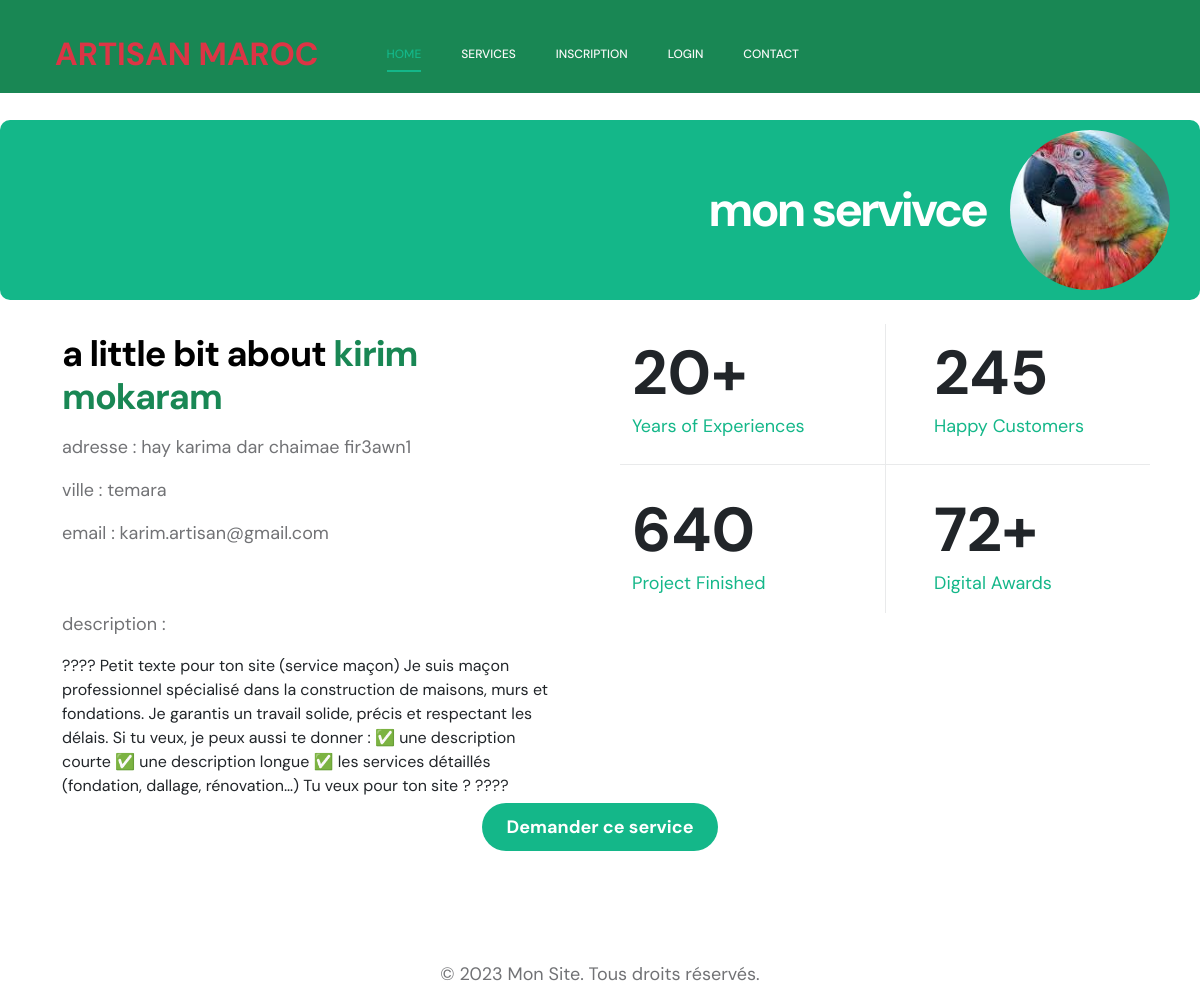
The app's page /srv-demande.php?id=2 with its own data.
### tables this page shows
CREATE TABLE `services` (
  `id` int(11) NOT NULL,
  `artisan_id` int(11) NOT NULL,
  `titre` varchar(150) NOT NULL,
  `description` text DEFAULT NULL,
  `prix` decimal(10,2) DEFAULT NULL,
  `image` varchar(255) NOT NULL
);

CREATE TABLE `artisans` (
  `id` int(11) NOT NULL,
  `utilisateur_id` int(11) NOT NULL,
  `metier_id` int(11) NOT NULL,
  `telephone` varchar(20) DEFAULT NULL,
  `adresse` varchar(255) DEFAULT NULL,
  `ville` varchar(100) DEFAULT NULL
);

CREATE TABLE `utilisateurs` (
  `id` int(11) NOT NULL,
  `nom` varchar(100) NOT NULL,
  `prenom` varchar(100) DEFAULT NULL,
  `email` varchar(100) NOT NULL,
  `mot_de_passe` varchar(255) NOT NULL,
  `role` enum('client','artisan','admin') NOT NULL
);

### srv-demande.php (the view, shortened to what this page needs)
<?php
include 'header-pages.php';
include 'connexion.php';
if (isset($_GET['id'])) {
    $artisan_id = $_GET['id'];
    $stmt = $conn->prepare("
        SELECT
            utilisateurs.nom,
            utilisateurs.prenom,
            utilisateurs.email,
            utilisateurs.role,
            artisans.telephone,
            artisans.adresse,
            artisans.ville
        FROM artisans
        JOIN utilisateurs
        ON artisans.utilisateur_id = utilisateurs.id
        WHERE artisans.id = ?
    ");
    $stmt->bind_param("i", $artisan_id);
    $stmt->execute();
    $result = $stmt->get_result();
    $artisan = $result->fetch_assoc();
    $stmt1 = $conn->prepare("
        SELECT titre, description, prix,image ,id
        FROM services
        WHERE artisan_id = ?
    ");
    $stmt1->bind_param("i", $artisan_id);
    $stmt1->execute();
    $result1 = $stmt1->get_result();
    $services = $result1->fetch_assoc();
}
?>
<!doctype html>
<html lang="en">
<head>
    <link href="css/bootstrap.min.css" rel="stylesheet">
    <link href="css/bootstrap-icons.css" rel="stylesheet">
    <link href="css/magnific-popup.css" rel="stylesheet">
    <link href="css/templatemo-first-portfolio-style.css" rel="stylesheet">
</head>
<body>
    <section class="about section-padding">
        <div class="section-title-wrap d-flex justify-content-end align-items-center mb-4">
            <h2 class="text-white me-4 mb-0">mon servivce</h2>
            <img src="<?php echo $services['image']; ?>" class="avatar-image img-fluid" alt="">
        </div>
        <div class="container">
            <div class="row">
                <div class="col-lg-6 col-12 mt-5 mt-lg-0">
                    <div class="about-thumb">
                        <h3 class="pt-2 mb-3">
                            a little bit about
                            <span class="text-success">
                                <?php echo $artisan['nom'] . " " . $artisan['prenom']; ?>
                            </span>
                        </h3>
                        <p>
                        <p>adresse : <?php echo $artisan['adresse']; ?></p>
                        <p>ville : <?php echo $artisan['ville']; ?></p>
                        <p>email : <?php echo $artisan['email']; ?></p>
                        <br>
                        <br>
                        <p>description : </p><?php echo $services['description']; ?>
                        </p>
                    </div>
                </div>
                <div class="col-lg-6 col-12 mt-5 mt-lg-0">
                    <div class="about-thumb">
                        <div class="row">
                            <div class="col-lg-6 col-6 featured-border-bottom py-2">
                                <form action="" method="post">
                                    <strong class="featured-numbers">20+</strong>
                                    <p class="featured-text">Years of Experiences</p>
                            </div>
                            <div class="col-lg-6 col-6 featured-border-start featured-border-bottom ps-5 py-2">
                                <strong class="featured-numbers">245</strong>
                                <p class="featured-text">Happy Customers</p>
                            </div>
                            <div class="col-lg-6 col-6 pt-4">
                                <strong class="featured-numbers">640</strong>
                                <p class="featured-text">Project Finished</p>
                            </div>
                            <div class="col-lg-6 col-6 featured-border-start ps-5 pt-4">
                                <strong class="featured-numbers">72+</strong>
                                <p class="featured-text">Digital Awards</p>
                            </div>
                        </div>
                    </div>
                </div>
            </div>
        </div>
        <div class="text-center">
                <a href="Dconfermer.php?id=<?php echo $services['id']; ?>" class=" text-center custom-btn mt-auto">
                    Demander ce service
                </a>
        </div>
    </section>
</body>
<footer>
    <div class="container">
        <p class="text-center">&copy; 2023 Mon Site. Tous droits réservés.</p>
    </div>
</footer>
</html>

### css/templatemo-first-portfolio-style.css (style rules this page uses)
:root { --white-color: #ffffff; --primary-color: #535da1; --secondary-color: #14B789; --section-bg-color: #f9f9f9; --dark-color: #000000; --p-color: #717275; --border-color: #e9eaeb; --featured-border-color: #727aab; --body-font-family: 'DM Sans', sans-serif; --h1-font-size: 62px; --h2-font-size: 48px; --h3-font-size: 36px; --h4-font-size: 32px; --h5-font-size: 24px; --h6-font-size: 22px; --p-font-size: 18px; --menu-font-size: 12px; --copyright-font-size: 14px; --border-radius-large: 100px; --border-radius-medium: 20px; --border-radius-small: 10px; --font-weight-normal: 400; --font-weight-medium: 500; --font-weight-bold: 700; }
body { background: var(--white-color); font-family: var(--body-font-family); }
h2, h3, h4, h5, h6 { color: var(--dark-color); }
h1, h2, h3, h4, h5, h6 { font-weight: var(--font-weight-bold); letter-spacing: -1px; }
h2 { font-size: var(--h2-font-size); color: var(--secondary-color); letter-spacing: -3px; }
h3 { font-size: var(--h3-font-size); }
p { color: var(--p-color); font-size: var(--p-font-size); font-weight: var(--font-weight-normal); }
a, button { touch-action: manipulation; transition: all 0.3s; }
a { color: var(--p-color); text-decoration: none; }
.section-padding { padding-top: 120px; padding-bottom: 120px; }
b, strong { font-weight: var(--font-weight-bold); }
.section-title-wrap { background: var(--secondary-color); border-radius: var(--border-radius-small); padding: 10px 30px; }
.avatar-image { border-radius: var(--border-radius-large); width: 160px; height: 160px; object-fit: cover; }
.custom-btn, .navbar .custom-btn { font-size: var(--p-font-size); font-weight: var(--font-weight-bold); }
.custom-btn { background: var(--secondary-color); border-radius: var(--border-radius-large); color: var(--white-color); font-weight: var(--font-weight-bold); padding: 12px 24px; }
.about-thumb { padding-right: 20px; padding-left: 20px; }
.featured-numbers { font-size: var(--h1-font-size); line-height: normal; display: block; }
.featured-text { color: var(--secondary-color); }
.featured-border-bottom { border-bottom: 1px solid var(--border-color); }
.featured-border-start { border-left: 1px solid var(--border-color); }

### records on screen
services: image (picture), description "???? Petit texte pour ton site (service maçon) Je suis maçon professionnel spécialisé dans la construction de maisons, murs et fondations. Je garantis un travail solide, précis et respectant les délais. Si tu veux, je peux aussi te donner : ✅ une description courte ✅ une description longue ✅ les services détaillés (fondation, dallage, rénovation…) Tu veux pour ton site ? ????"
artisans: utilisateur.nom "kirim", utilisateur.prenom "mokaram", adresse "hay karima dar chaimae fir3awn1", ville "temara", utilisateur.email "karim.artisan@gmail.com"
